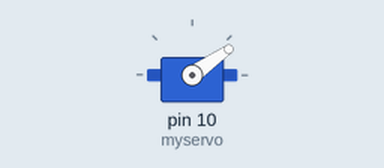
Simulated run of this sketch. Board: Arduino Uno, built with avr-gcc and run on an emulated ATmega328P. Parts: servo.

Above: at 0.05 s.
At 0.25 s:
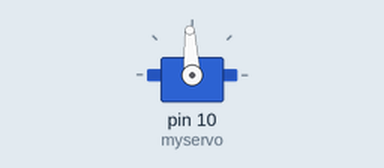
At 0.45 s:
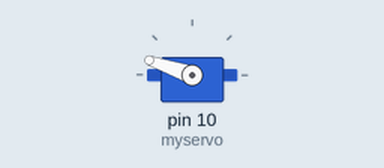
At 0.85 s:
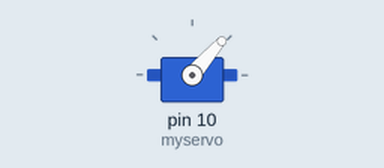
Timing chart, 0 to 3.0 s (numbered marks = the images above):
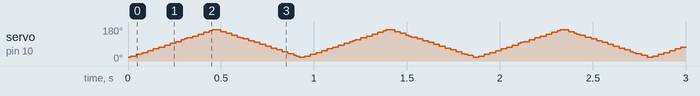

The sketch:

ServoTimer2Example.ino
```cpp
#include <ServoTimer2.h>

ServoTimer2 myservo;  // create servo object to control a servo
// twelve servo objects can be created on most boards

int pos = 0;    // variable to store the servo position

void setup() {
  myservo.attach(10);  // attaches the servo on pin 9 to the servo object
}

void loop() {
  for (pos = 750; pos <= 2250; pos += 50) { // goes from 0 degrees to 180 degrees
    // in steps of 1 degree
    myservo.write(pos);              // tell servo to go to position in variable 'pos'
    delay(15);                       // waits 15ms for the servo to reach the position
  }
  for (pos = 2250; pos >= 750; pos -= 50) { // goes from 180 degrees to 0 degrees
    myservo.write(pos);              // tell servo to go to position in variable 'pos'
    delay(15);                       // waits 15ms for the servo to reach the position
  }
}
```
